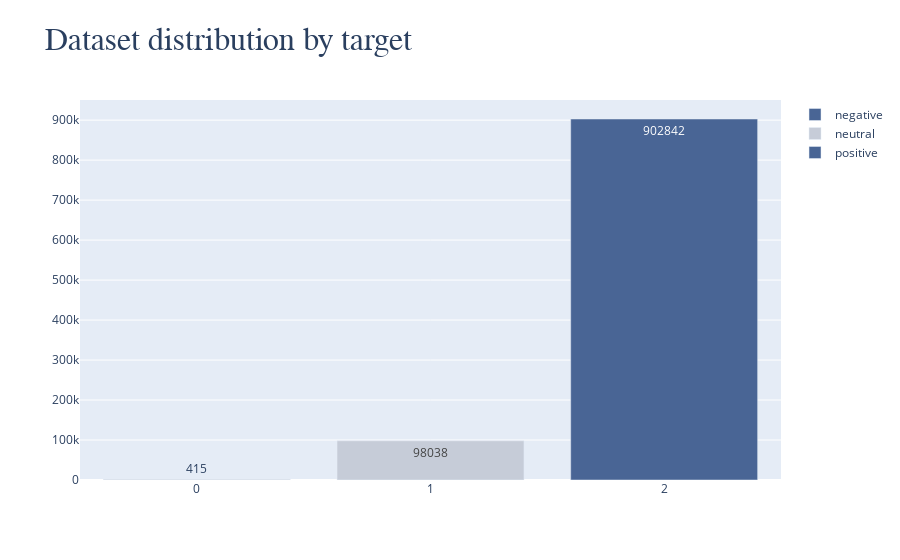

The notebook cell saved with this chart:
### Code cell
fig = go.Figure()
fig.add_trace(go.Bar(
    x=['0'],
    y=[balance_counts[0]],
    name='negative',
    text=[balance_counts[0]],
    textposition='auto',
    marker_color=primary_blue
))
fig.add_trace(go.Bar(
    x=['1'],
    y=[balance_counts[1]],
    name='neutral',
    text=[balance_counts[1]],
    textposition='auto',
    marker_color=primary_grey
))
fig.add_trace(go.Bar(
    x=['2'],
    y=[balance_counts[2]],
    name='positive',
    text=[balance_counts[2]],
    textposition='auto',
    marker_color=primary_blue
))
fig.update_layout(
    title='<span style="font-size:32px; font-family:Times New Roman">Dataset distribution by target</span>'
)
fig.show()

### Figure 1 — Plotly figure (JSON) as saved in the notebook; plotly's stock layout.template omitted (floating-point values rounded to 4 significant figures)
{"data": [{"marker": {"color": "#496595"}, "name": "negative", "text": ["415"], "textposition": "auto", "type": "bar", "x": ["0"], "y": [415]}, {"marker": {"color": "#c6ccd8"}, "name": "neutral", "text": ["98038"], "textposition": "auto", "type": "bar", "x": ["1"], "y": [98038]}, {"marker": {"color": "#496595"}, "name": "positive", "text": ["902842"], "textposition": "auto", "type": "bar", "x": ["2"], "y": [902842]}], "layout": {"title": {"text": "<span style=\"font-size:32px; font-family:Times New Roman\">Dataset distribution by target</span>"}}}
